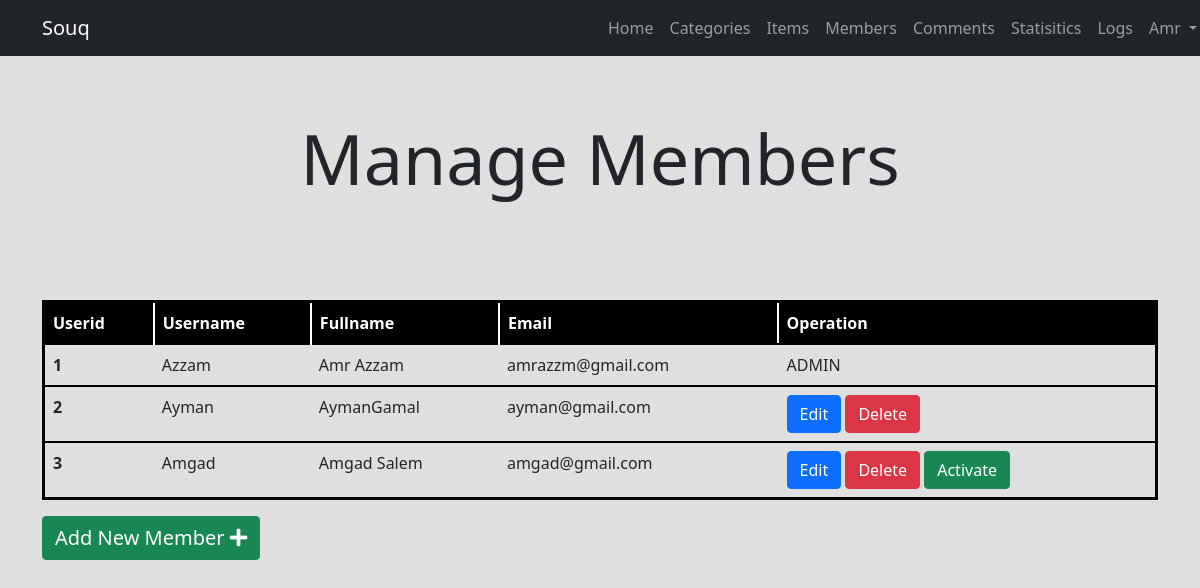
/admin/members.php (signed in), run on the app's committed database.
### tables this page shows
CREATE TABLE `users` (
  `USERID` int(11) NOT NULL,
  `USERNAME` varchar(255) NOT NULL,
  `PASSWORD` varchar(255) NOT NULL,
  `EMAIL` varchar(255) NOT NULL,
  `FULLNAME` varchar(255) DEFAULT NULL,
  `GROUPID` int(11) NOT NULL DEFAULT 0,
  `TRUSTSTATUS` int(11) NOT NULL DEFAULT 0,
  `REGSTATUS` int(11) NOT NULL DEFAULT 0,
  `avatar` varchar(255) NOT NULL
);

### admin/members.php (the view, shortened to what this page needs)
<?php
if (isset($_SESSION['username'])) {
    include("init.php");
    $do = isset($_GET['do']) ? $do = $_GET['do'] : 'Manage';
    $query = "";
    if ($do == "Manage") {
        $stmt = $con->prepare("SELECT * FROM users WHERE GROUPID = 0 $query");
        $stmt->execute();
        $row = $stmt->fetchAll();
?>
        <div class="container">
            <h1 class="text-center manageheading">Manage Members</h1>
            <table class="table tbl">
                <thead>
                    <tr>
                        <th scope="col">Userid</th>
                        <th scope="col">Username</th>
                        <th scope="col">Fullname</th>
                        <th class="d-none d-md-block" scope="col">Email</th>
                        <th scope="col">Operation </th>
                    </tr>
                </thead>
                <tbody>
                    <tr>
                        <th scope="row">1</th>
                        <td>Azzam</td>
                        <td>Amr Azzam</td>
                        <td class="d-none d-md-block">amrazzm@gmail.com</td>
                        <td>ADMIN</td>
                    </tr>
                    <?php
                    foreach ($row as $info) { ?>
                        <tr>
                            <th> <?php echo $info['USERID']; ?></th>
                            <td> <?php echo $info['USERNAME']; ?></td>
                            <td> <?php echo $info['FULLNAME']; ?></td>
                            <td class="d-none d-md-block"> <?php echo $info['EMAIL']; ?></td>
                            <td> <a href="?do=Edit&userid=<?php echo $info['USERID']; ?>" class="btn btn-primary btn-bg"> Edit</a>
                                <a href="?do=Delete&userid=<?php echo $info['USERID']; ?>" class="btn btn-danger btn-bg close"> Delete</a>
                                <?php
                                if ($info['REGSTATUS'] == 0) { ?>
                                    <a href="?do=Activate&userid=<?php echo $info['USERID']; ?>" class="btn activate btn-success btn-bg close"> Activate</></a>
                                <?php }
                                ?>
                            </td>
                        </tr>
                    <?php }
                    ?>
                </tbody>
            </table>
            <div class="btn btn-success">
                <a class="addlink" href="?do=Add">Add New Member <i class="fas fa-plus"></i></a>
            </div>
        </div>
        <?php
    } elseif ($do == "Activate") {
        $userid = $_GET['userid'];
        $stmt = $con->prepare("UPDATE users SET REGSTATUS = 1 WHERE USERID = ? ");
        $stmt->execute(array($userid));
        $msg = "<div class = 'alert alert-success'> User Activated </div>";
        reDirect($msg, "back");
    }
    include($tpl . "footer.php");
} else {
    header("Location: index.php");
    exit;
}

### admin/layout/css/backend.css (style rules this page uses)
body { background-color: rgb(223, 223, 223); min-height: 2000px; }
a, a:hover { text-decoration: none; color: #fff; }
.addlink, .addlink:hover { text-decoration: none; color: #fff; margin: auto; font-size: 20px; }
.tbl { margin-top: 100px; border: 3px solid #000; padding: 0; }
.table > :not(caption) > * > * { border-bottom: none; }
table thead tr { background-color: #000; color: #fff; }
table tr { border-bottom: 2px solid #000; }
table thead tr th { border-right: 2px solid #fff; }
table tr { border-top: 2px solid #000; }
.manageheading { margin: 60px 0 80px 0; font-size: 70px; }

### data on the page
users: USERID "2", USERNAME "Ayman", FULLNAME "AymanGamal", EMAIL "ayman@gmail.com"
users: USERID "3", USERNAME "Amgad", FULLNAME "Amgad Salem", EMAIL "amgad@gmail.com"

### other printed values
lang("HOME") "Home"
lang("CATEGORIES") "Categories"
lang("ITEMS") "Items"
lang("MEMBERS") "Members"
lang("COMMENTS") "Comments"
lang("STATISTICS") "Statisitics"
lang("LOGS") "Logs"
